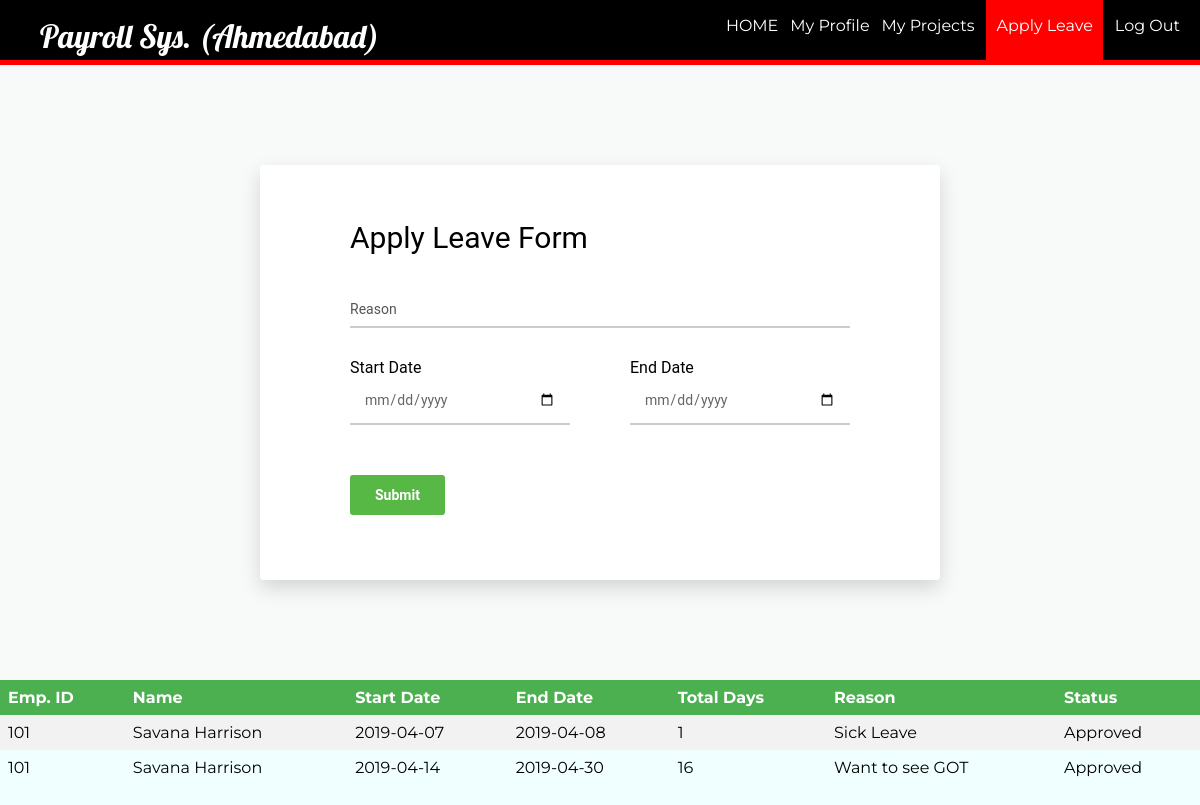
Screenshot of /ahmedabad/applyleave.php?id=101 with the database file from the repository.
### tables this page shows
CREATE TABLE `employee_leave` (
  `id` int(11) DEFAULT NULL,
  `token` int(11) NOT NULL,
  `start` date DEFAULT NULL,
  `end` date DEFAULT NULL,
  `reason` char(100) DEFAULT NULL,
  `status` char(50) DEFAULT NULL
);

CREATE TABLE `employee` (
  `id` int(11) NOT NULL,
  `firstName` varchar(100) NOT NULL,
  `lastName` varchar(100) NOT NULL,
  `email` varchar(100) NOT NULL,
  `password` text NOT NULL,
  `birthday` date NOT NULL,
  `gender` varchar(10) NOT NULL,
  `contact` varchar(20) NOT NULL,
  `nid` int(20) NOT NULL,
  `address` varchar(100) DEFAULT NULL,
  `dept` varchar(100) NOT NULL,
  `degree` varchar(100) NOT NULL,
  `pic` text NOT NULL
);

### ahmedabad/applyleave.php (the view, shortened to what this page needs)
<?php
	$id = (isset($_GET['id']) ? $_GET['id'] : '');
	require_once ('process/dbh_ahmedabad.php');
?>
<html>
<head>
	<link rel="stylesheet" type="text/css" href="styleapply.css">
</head>
<body bgcolor="#F0FFFF">
	<header>
		<nav>
			<h1>Payroll Sys. (Ahmedabad)</h1>
			<ul id="navli">
				<li><a class="homeblack" href="eloginwel.php?id=<?php echo $id?>"">HOME</a></li>
				<li><a class="homeblack" href="myprofile.php?id=<?php echo $id?>"">My Profile</a></li>
				<li><a class="homeblack" href="empproject.php?id=<?php echo $id?>"">My Projects</a></li>
				<li><a class="homered" href="applyleave.php?id=<?php echo $id?>"">Apply Leave</a></li>
				<li><a class="homeblack" href="elogin.php">Log Out</a></li>
			</ul>
		</nav>
	</header>
	<div class="divider"></div>
	<div class="page-wrapper bg-blue p-t-100 p-b-100 font-robo">
        <div class="wrapper wrapper--w680">
            <div class="card card-1">
                <div class="card-body">
                    <h2 class="title">Apply Leave Form</h2>
                    <form action="process/applyleaveprocess.php?id=<?php echo $id?>" method="POST">
                        <div class="input-group">
                            <input class="input--style-1" type="text" placeholder="Reason" name="reason">
                        </div>
                        <div class="row row-space">
                            <div class="col-2">
                            	<p>Start Date</p>
                                <div class="input-group">
                                    <input class="input--style-1" type="date" placeholder="start" name="start">
                                </div>
                            </div>
                            <div class="col-2">
                            	<p>End Date</p>
                                <div class="input-group">
                                    <input class="input--style-1" type="date" placeholder="end" name="end">
                                </div>
                            </div>
                        </div>
                        <div class="p-t-20">
                            <button class="btn btn--radius btn--green" type="submit">Submit</button>
                        </div>
                    </form>
                </div>
            </div>
        </div>
    </div>
	<table>
			<tr>
				<th align = "center">Emp. ID</th>
				<th align = "center">Name</th>
				<th align = "center">Start Date</th>
				<th align = "center">End Date</th>
				<th align = "center">Total Days</th>
				<th align = "center">Reason</th>
				<th align = "center">Status</th>
			</tr>
			<?php
				$sql = "Select employee.id, employee.firstName, employee.lastName, employee_leave.start, employee_leave.end, employee_leave.reason, employee_leave.status From employee, employee_leave Where employee.id = $id and employee_leave.id = $id order by employee_leave.token";
				$result = mysqli_query($conn, $sql);
				while ($employee = mysqli_fetch_assoc($result)) {
					$date1 = new DateTime($employee['start']);
					$date2 = new DateTime($employee['end']);
					$interval = $date1->diff($date2);
					echo "<tr>";
					echo "<td>".$employee['id']."</td>";
					echo "<td>".$employee['firstName']." ".$employee['lastName']."</td>";
					echo "<td>".$employee['start']."</td>";
					echo "<td>".$employee['end']."</td>";
					echo "<td>".$interval->days."</td>";
					echo "<td>".$employee['reason']."</td>";
					echo "<td>".$employee['status']."</td>";
				}
			?>
		</table>
</body>
</html>

### ahmedabad/styleapply.css (style rules this page uses)
body { margin: 0px; }
header { background: black; color: white; padding: 16px 20px 6px 40px; height: 60px; }
header h1 { display: inline; font-family: 'Lobster', cursive; font-weight: 400; font-size: 32px; float: left; margin-top: 0px; margin-right: 10px; }
nav ul { display: inline; padding: 0px; float: right; }
nav ul li { display: inline-block; list-style-type: none; color: white; float: left; margin-left: 12px; }
nav ul li a { color: white; text-decoration: none; }
#navli { font-family: 'Montserrat', sans-serif; }
.homered { background-color: red; padding: 30px 10px 25px 10px; }
.divider { background-color: red; height: 5px; }
.font-robo { font-family: "Roboto", "Arial", "Helvetica Neue", sans-serif; }
.row { display: -webkit-box; display: -webkit-flex; display: -moz-box; display: -ms-flexbox; display: flex; -webkit-flex-wrap: wrap; -ms-flex-wrap: wrap; flex-wrap: wrap; }
.row-space { -webkit-box-pack: justify; -webkit-justify-content: space-between; -moz-box-pack: justify; -ms-flex-pack: justify; justify-content: space-between; }
.col-2 { width: -webkit-calc((100% - 60px) / 2); width: -moz-calc((100% - 60px) / 2); width: calc((100% - 60px) / 2); }
html { -webkit-box-sizing: border-box; -moz-box-sizing: border-box; box-sizing: border-box; }
* { padding: 0; margin: 0; }
*, *:before, *:after { -webkit-box-sizing: inherit; -moz-box-sizing: inherit; box-sizing: inherit; }
h1, h2, h3, h4, h5, h6, blockquote, p, pre, dl, dd, ol, ul, figure, hr, fieldset, legend { margin: 0; padding: 0; }
table { border-collapse: collapse; border-spacing: 0; }
button { outline: none; background: none; border: none; }
.page-wrapper { min-height: 100; }
h1, h2, h3, h4, h5, h6 { font-weight: 400; }
h1 { font-size: 36px; }
h2 { font-size: 30px; }
.bg-blue { background: #F8F9F9; }
.p-t-100 { padding-top: 100px; }
.p-t-20 { padding-top: 20px; }
.p-b-100 { padding-bottom: 100px; }
.wrapper { margin: 0 auto; }
.wrapper--w680 { max-width: 680px; }
.btn { line-height: 40px; display: inline-block; padding: 0 25px; cursor: pointer; font-family: "Roboto", "Arial", "Helvetica Neue", sans-serif; color: #fff; -webkit-transition: all 0.4s ease; -o-transition: all 0.4s ease; -moz-transition: all 0.4s ease; transition: all 0.4s ease; font-size: 14px; font-weight: 700; }
.btn--radius { -webkit-border-radius: 3px; -moz-border-radius: 3px; border-radius: 3px; }
.btn--green { background: #57b846; }
input[type="date" i] { padding: 14px; }
input { outline: none; margin: 0; border: none; -webkit-box-shadow: none; -moz-box-shadow: none; box-shadow: none; width: 100%; font-size: 14px; font-family: inherit; }
.input-group { position: relative; margin-bottom: 30px; border-bottom: 2px solid #ccc; }
.input--style-1 { padding: 9px 0; color: #666; }
.title { margin-bottom: 37px; }
.card { overflow: hidden; -webkit-border-radius: 3px; -moz-border-radius: 3px; border-radius: 3px; background: #fff; }
.card-1 { -webkit-box-shadow: 0px 8px 20px 0px rgba(0, 0, 0, 0.15); -moz-box-shadow: 0px 8px 20px 0px rgba(0, 0, 0, 0.15); box-shadow: 0px 8px 20px 0px rgba(0, 0, 0, 0.15); }
.card-1 .card-body { padding: 0 90px; padding-top: 55px; padding-bottom: 65px; }
table { margin: 0px; margin-bottom: 100px; border-collapse: collapse; width: 100%; font-family: 'Montserrat', sans-serif; }
th, td { text-align: left; padding: 8px; }
tr:nth-child(even) { background-color: #f2f2f2 }
th { background-color: #4CAF50; color: white; }

### rows the page displays
employee_leave: id "101", id.firstName "Savana", id.lastName "Harrison", start "2019-04-07", end "2019-04-08", start+end "1", reason "Sick Leave", status "Approved"
employee_leave: id "101", id.firstName "Savana", id.lastName "Harrison", start "2019-04-14", end "2019-04-30", start+end "16", reason "Want to see GOT", status "Approved"
